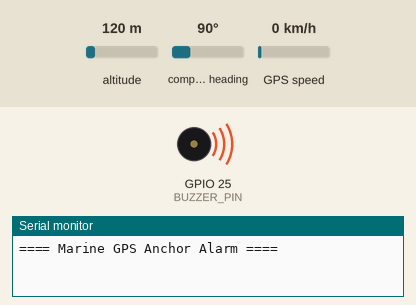
This sketch was run on a simulated ESP32. Parts: buzzer (waves = sounding), the last lines printed to the serial monitor. The test bench sets the inputs (shaded band); at power-on: altitude 120 m, compass heading 90°, GPS speed 0 km/h. WiFi joins after 1.5 s; servers stay silent unless stated; the GPS gets a fix after 3 s at 37.7749, -122.4194 with 8 satellites.

Above: at 0.1 s.
At 4.2 s:
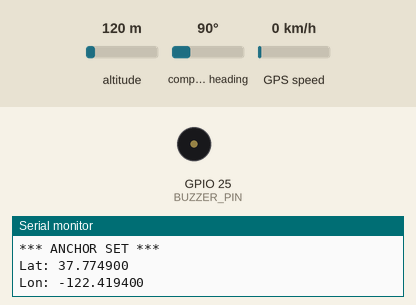
Timing chart, 0 to 5.8 s (numbered marks = the images above):
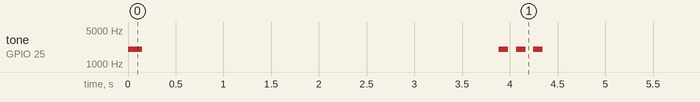

The sketch:

anchor_alarm.ino
```cpp
#include <TinyGPSPlus.h>
#include <HardwareSerial.h>
#include <WiFi.h>
#include <HTTPClient.h>
#include <BluetoothSerial.h>

// USER CONFIGURATION
const char* WIFI_SSID     = "YOUR_WIFI_SSID";
const char* WIFI_PASSWORD = "YOUR_WIFI_PASSWORD";
const char* IFTTT_URL     = "https://maker.ifttt.com/trigger/boat_drift_alert/with/key/YOUR_IFTTT_KEY";

const float ALARM_RADIUS_METERS = 50.0;   // Drift threshold
#define GPS_RX_PIN 16      // ESP32 RX2
#define GPS_TX_PIN 17      // ESP32 TX2
#define BUZZER_PIN 25      // PWM-capable pin

#define GPS_UPDATE_INTERVAL 2000
#define ALARM_CHECK_INTERVAL 5000
#define BUZZER_CHANNEL 0
#define BUZZER_FREQUENCY 2000

// OBJECTS & VARIABLES
TinyGPSPlus gps;
HardwareSerial gpsSerial(2);     // Use UART2 for GPS
BluetoothSerial SerialBT;

double anchorLat = 0.0;
double anchorLon = 0.0;
bool anchorSet = false;
bool alarmActive = false;
unsigned long lastGPSCheck = 0;
unsigned long lastAlarmCheck = 0;
int notificationMethod = 0; // 0=WiFi, 1=Bluetooth, 2=IFTTT

// FUNCTION PROTOTYPES
void setupWiFi();
void setupBluetooth();
void setupBuzzer();
void setAnchorPosition();
float calculateDistance(double lat1, double lon1, double lat2, double lon2);
void checkDrift();
void activateAlarm(float distance);
void deactivateAlarm();
void soundBuzzer(int duration);
void sendWiFiNotification(float distance);
void sendBluetoothNotification(float distance);
void sendIFTTTNotification(float distance);

// SETUP
void setup() {
  Serial.begin(115200);
  gpsSerial.begin(9600, SERIAL_8N1, GPS_RX_PIN, GPS_TX_PIN);

  Serial.println("==== Marine GPS Anchor Alarm ====");

  setupBuzzer();
  soundBuzzer(150);

  // Select notification method
  Serial.println("\n0 = WiFi HTTP POST | 1 = Bluetooth | 2 = IFTTT");
  Serial.println("Select method using Serial Monitor (within 10s):");
  unsigned long startTime = millis();
  while (millis() - startTime < 10000) {
    if (Serial.available()) {
      notificationMethod = Serial.parseInt();
      break;
    }
  }
  Serial.print("Using notification method: ");
  Serial.println(notificationMethod);

  if (notificationMethod == 0 || notificationMethod == 2)
    setupWiFi();
  else if (notificationMethod == 1)
    setupBluetooth();

  Serial.println("Waiting for GPS fix...");
  while (!gps.location.isValid()) {
    while (gpsSerial.available() > 0) gps.encode(gpsSerial.read());
    delay(200);
  }
  setAnchorPosition();
  Serial.println("==== Ready! Monitoring for drift ====");
}

// ===== MAIN LOOP =====
void loop() {
  while (gpsSerial.available() > 0) gps.encode(gpsSerial.read());
  if (millis() - lastAlarmCheck >= ALARM_CHECK_INTERVAL) {
    lastAlarmCheck = millis();
    if (gps.location.isValid() && anchorSet) checkDrift();
    else {
      Serial.println("WARNING: GPS FIX LOST!");
      soundBuzzer(100);
    }
  }
  if (millis() - lastGPSCheck >= GPS_UPDATE_INTERVAL) {
    lastGPSCheck = millis();
    if (gps.location.isValid()) {
      Serial.print("Satellites: "); Serial.print(gps.satellites.value());
      Serial.print(" | Position: "); Serial.print(gps.location.lat(), 6);
      Serial.print(", "); Serial.println(gps.location.lng(), 6);
    }
  }
}

// SETUP UTILS
void setupWiFi() {
  Serial.print("Connecting WiFi: "); Serial.println(WIFI_SSID);
  WiFi.begin(WIFI_SSID, WIFI_PASSWORD);
  int tries = 0;
  while (WiFi.status() != WL_CONNECTED && tries < 20) {
    delay(500); Serial.print(".");
    tries++;
  }
  if (WiFi.status() == WL_CONNECTED) {
    Serial.println("\nWiFi Connected!"); Serial.print("IP: "); Serial.println(WiFi.localIP());
  } else Serial.println("\nWiFi FAILED. No network alerts.");
}

void setupBluetooth() {
  if (!SerialBT.begin("ESP32_AnchorAlarm")) Serial.println("Bluetooth failed!");
  else Serial.println("Bluetooth ON: ESP32_AnchorAlarm");
}

void setupBuzzer() {
  ledcSetup(BUZZER_CHANNEL, BUZZER_FREQUENCY, 8); // channel, freq, res
  ledcAttachPin(BUZZER_PIN, BUZZER_CHANNEL);
}

// ANCHOR
void setAnchorPosition() {
  if (gps.location.isValid()) {
    anchorLat = gps.location.lat();
    anchorLon = gps.location.lng();
    anchorSet = true;
    Serial.println("\n*** ANCHOR SET ***");
    Serial.print("Lat: "); Serial.println(anchorLat, 6);
    Serial.print("Lon: "); Serial.println(anchorLon, 6);
    for (int i=0; i<3; i++) { soundBuzzer(100); delay(80);}
  }
}

// DISTANCE CALCULATION
float calculateDistance(double lat1, double lon1, double lat2, double lon2) {
  // Haversine formula
  const float R = 6371000.0;
  double dLat = (lat2-lat1) * DEG_TO_RAD;
  double dLon = (lon2-lon1) * DEG_TO_RAD;
  double a = sin(dLat/2)*sin(dLat/2) +
    cos(lat1*DEG_TO_RAD)*cos(lat2*DEG_TO_RAD)*sin(dLon/2)*sin(dLon/2);
  double c = 2*atan2(sqrt(a), sqrt(1-a));
  return R * c;
}

// DRIFT CHECK
void checkDrift() {
  double currLat = gps.location.lat();
  double currLon = gps.location.lng();
  float distance = calculateDistance(anchorLat, anchorLon, currLat, currLon);

  Serial.print("Distance: ");
  Serial.print(distance, 1); Serial.println(" m");

  if (distance > ALARM_RADIUS_METERS) {
    if (!alarmActive) activateAlarm(distance);
  } else {
    if (alarmActive) deactivateAlarm();
  }
}

// ALARM LOGIC
void activateAlarm(float distance) {
  alarmActive = true;
  Serial.println("\n!!! DRIFT ALARM !!!");
  Serial.print("Drifted: "); Serial.print(distance,1); Serial.println("m");
  for (int i=0; i<5; i++) { soundBuzzer(200); delay(150);}
  if (notificationMethod == 0) sendWiFiNotification(distance);
  else if (notificationMethod == 1) sendBluetoothNotification(distance);
  else if (notificationMethod == 2) sendIFTTTNotification(distance);
}

void deactivateAlarm() {
  alarmActive = false;
  Serial.println("*** Alarm deactivated; within safe radius ***");
  soundBuzzer(400);
}

void soundBuzzer(int duration) {
  ledcWriteTone(BUZZER_CHANNEL, BUZZER_FREQUENCY);
  delay(duration);
  ledcWriteTone(BUZZER_CHANNEL, 0);
}

// NOTIFICATIONS
void sendWiFiNotification(float distance) {
  if (WiFi.status() == WL_CONNECTED) {
    HTTPClient http;
    String url = "http://YOUR_SERVER_IP/anchor_alert"; // Replace as needed
    http.begin(url);
    http.addHeader("Content-Type","application/json");
    String payload = "{\"alert\":\"drift_detected\",\"distance\":" +
      String(distance,2)+",\"lat\":"+String(gps.location.lat(),6)+",\"lon\":"+String(gps.location.lng(),6)+"}";
    int code = http.POST(payload);
    Serial.print("WiFi Notification response: "); Serial.println(code);
    http.end();
  } else Serial.println("WiFi not connected; can't send alert.");
}

void sendBluetoothNotification(float distance) {
  if (SerialBT.connected()) {
    String msg = "ANCHOR DRIFT ALERT!\nDistance: " + String(distance,1) +
      " meters\nLat: " + String(gps.location.lat(),6) +
      "\nLon: " + String(gps.location.lng(),6);
    SerialBT.println(msg);
    Serial.println("Alert sent via Bluetooth.");
  } else Serial.println("Bluetooth not connected; can't alert.");
}

void sendIFTTTNotification(float distance) {
  if (WiFi.status() == WL_CONNECTED) {
    HTTPClient http;
    WiFiClient client;
    http.begin(client, IFTTT_URL);
    http.addHeader("Content-Type","application/json");
    String data = "{\"value1\":\"" + String(distance,1) +
      "\",\"value2\":\"" + String(gps.location.lat(),6) +
      "\",\"value3\":\"" + String(gps.location.lng(),6) + "\"}";
    int code = http.POST(data);
    Serial.print("IFTTT Notification response: "); Serial.println(code);
    http.end();
  } else Serial.println("WiFi not connected; can't use IFTTT.");
}
```
